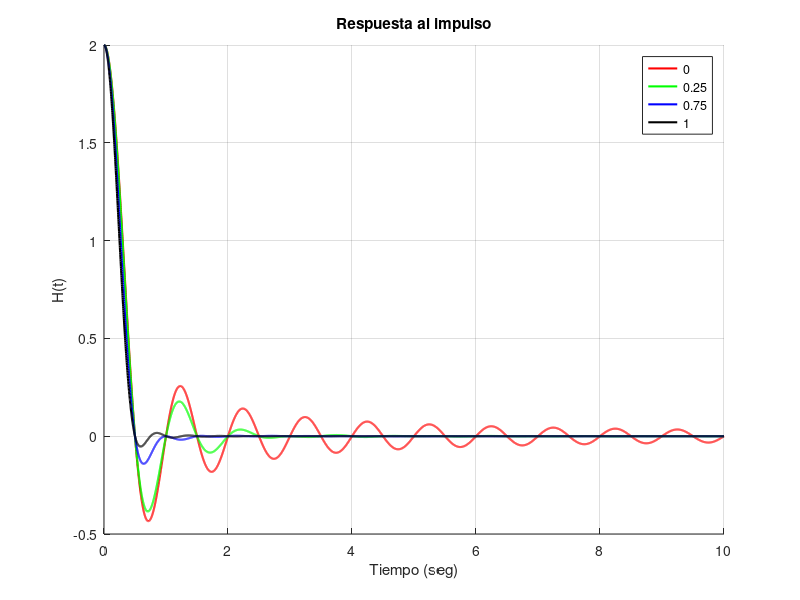
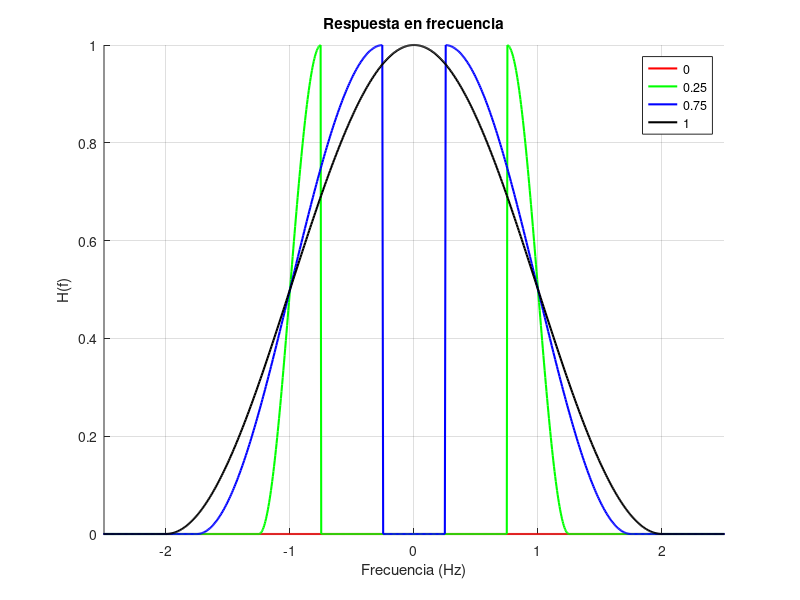

Write MATLAB code to recreate these figures, in order.
factors = [0, 0.25, 0.75, 1]; % factores de roll-off
fo = 1; % frec de Nyquist

colors = ['r', 'g', 'b', 'k']; % colores para las graficas

% respuesta al impulso
figure;
hold on;
grid on;
title('Respuesta al impulso');
xlabel('Tiempo (seg)');
ylabel('H(t)');
xlim([0, 10]);

t = linspace(0, 10, 5000); % vector de tiempo

for i = 1:length(factors)
    factor = factors(i);
    fdt = factor * fo; % frecuencia de corte

    term1 = (sin(2 * pi * fo * abs(t))) ./ (2 * pi * fo * abs(t));
    term2 = (cos(2 * pi * fdt * abs(t))) ./ (1 - (4 * fdt * abs(t)).^2);

    h = 2 * fo * term1 .* term2; % respuesta al impulso

    h(t == 0) = 2 * fo; % definir el valor en t=0 para evitar NaN

    plot(t, h, colors(i), 'LineWidth', 1.5, 'DisplayName', [num2str(factor)]); 
end

legend('Location', 'best');

% respuesta en frecuencia
figure;
hold on;
grid on;
title('Respuesta en frecuencia');
xlabel('Frecuencia (Hz)');
ylabel('H(f)');
xlim([-2.5, 2.5]);

for i = 1:length(factors)
    factor = factors(i);
    fdt = factor * fo; % frecuencia de corte
    B = fo + fdt; % ancho de banda
    f1 = fo - fdt; % frecuencia de corte inferior

    f = linspace(-2*B, 2*   B, 1000); % vector de frecuencia

    H = zeros(size(f));

    for j = 1:length(f)
        if abs(f(j)) < f1
            H(j) = 0; % fuera de la banda
        elseif abs(f(j)) < B
            H(j) = 0.5 * (1 + cos(pi * (abs(f(j)) - f1) / (2*fdt))); % dentro de la banda
        else
            H(j) = 0; % fuera de la banda
        end
    end

    plot(f, H, colors(i), 'LineWidth', 1.5, 'DisplayName', [num2str(factor)]); 
end

legend('Location', 'best');